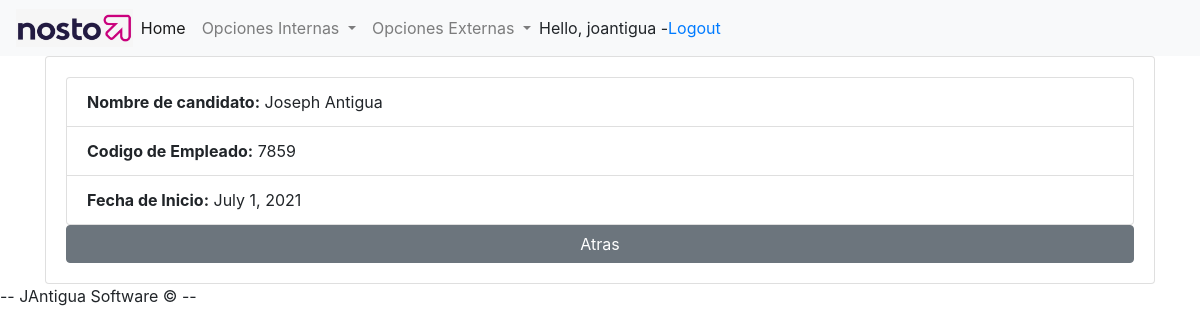
Page /view_empleados/1/ (signed in) on the committed database.
### crudrh/models.py (models this page shows, shortened)
class Empleados(models.Model):
  codigo_empleado = models.CharField(max_length = 11, null = True)
  candidato = models.ForeignKey(Candidatos, on_delete = models.SET_NULL, null = True)
  fecha_inicio = models.DateField(null = True)

class Candidatos(models.Model):
  cedula = models.CharField(max_length = 11, null = True)
  nombre_candidato = models.CharField(max_length = 200, null = True)
  puesto_aspiracion = models.ForeignKey(Puestos, on_delete = models.SET_NULL, null = True)
  departamento = models.CharField(max_length = 200, null = True)
  salario_aspiracion = models.FloatField(null = True)
  principales_competencias = models.ManyToManyField(Competencias)
  principales_capacitaciones = models.ManyToManyField(Capacitaciones)
  experiencia_laboral = models.ManyToManyField(Experiencia_Laboral)
  recomendacion = models.CharField(max_length = 200, null = True)
  def __str__(self):
      return self.nombre_candidato

### crudrh/views.py (the view)
# urls.py: path('view_empleados/<int:id>/', views.viewEmpleados),
@login_required(login_url= "/login")
def viewEmpleados(request, id):
  empleados = Empleados.objects.filter(id = id)
  candidatos = Candidatos.objects.all()
  context = {
      'empleados' : empleados,
      'candidatos' : candidatos,
      }
  return render(request, 'crudrh/empleados_form_view.html', context )

### crudrh/templates/crudrh/empleados_form_view.html (shortened to what this page needs)
{% extends 'crudrh/main.html' %}
{% load static %}
{% load crispy_forms_tags %}
{% block content %}
  <link rel="stylesheet" href="https://cdn.jsdelivr.net/npm/bootstrap@4.3.1/dist/css/bootstrap.min.css">
  <link rel = "stylesheet" type = "text/css" href = "{% static '/css/main.css' %}">
  <div class="container">
      <div class="card card-body">
          <ul class="list-group">
              {% for empleado in empleados %}
              <li class="list-group-item"><strong>Nombre de candidato:</strong> {{empleado.candidato}}</li>
              <li class="list-group-item"><strong>Codigo de Empleado:</strong> {{empleado.codigo_empleado}}</li>
              <li class="list-group-item"><strong>Fecha de Inicio:</strong> {{empleado.fecha_inicio}}</li>
              {% endfor %}
          </ul>
          <td><a class="btn btn-secondary" href="/empleados">Atras<span class="sr-only">(current)</span></a></td>
      </div>
  </div>
{% endblock content %}

### crudrh/templates/crudrh/navbar.html (shortened to what this page needs)
{% load static %}
<nav class="navbar navbar-expand-lg navbar-light bg-light">
  <img src = "{% static 'images/logo.png' %}">
  <div class="collapse navbar-collapse" id="navbarNavDropdown">
    <ul class="navbar-nav">
      <li class="nav-item active">
        <a class="nav-link" href="/home">Home <span class="sr-only">(current)</span></a>
      </li>
      {% if request.user.is_staff %}
      <li class="nav-item dropdown">
        <a class="nav-link dropdown-toggle" href="#" id="navbarDropdownMenuLink" data-toggle="dropdown" aria-haspopup="true" aria-expanded="false">
          Opciones Internas
        </a>
      </li>
      {% endif %}
      <li class="nav-item dropdown">
        <a class="nav-link dropdown-toggle" href="#" id="navbarDropdownMenuLink" data-toggle="dropdown" aria-haspopup="true" aria-expanded="false">
          Opciones Externas
        </a>
      </li>
    </ul>
    <span>Hello, {{request.user}}  -</span>
    <span><a href = "/logout">Logout</a></span>
  </div>
</nav>

### crudrh/templates/crudrh/navbar.html (style rules this page uses)
img { max-width: 10%; height: 10%; }

### rows in the picture
Empleados: candidato "Joseph Antigua", codigo_empleado "7859", fecha_inicio "July 1, 2021"

### other values in the picture
{{ request.user }} "joantigua"
